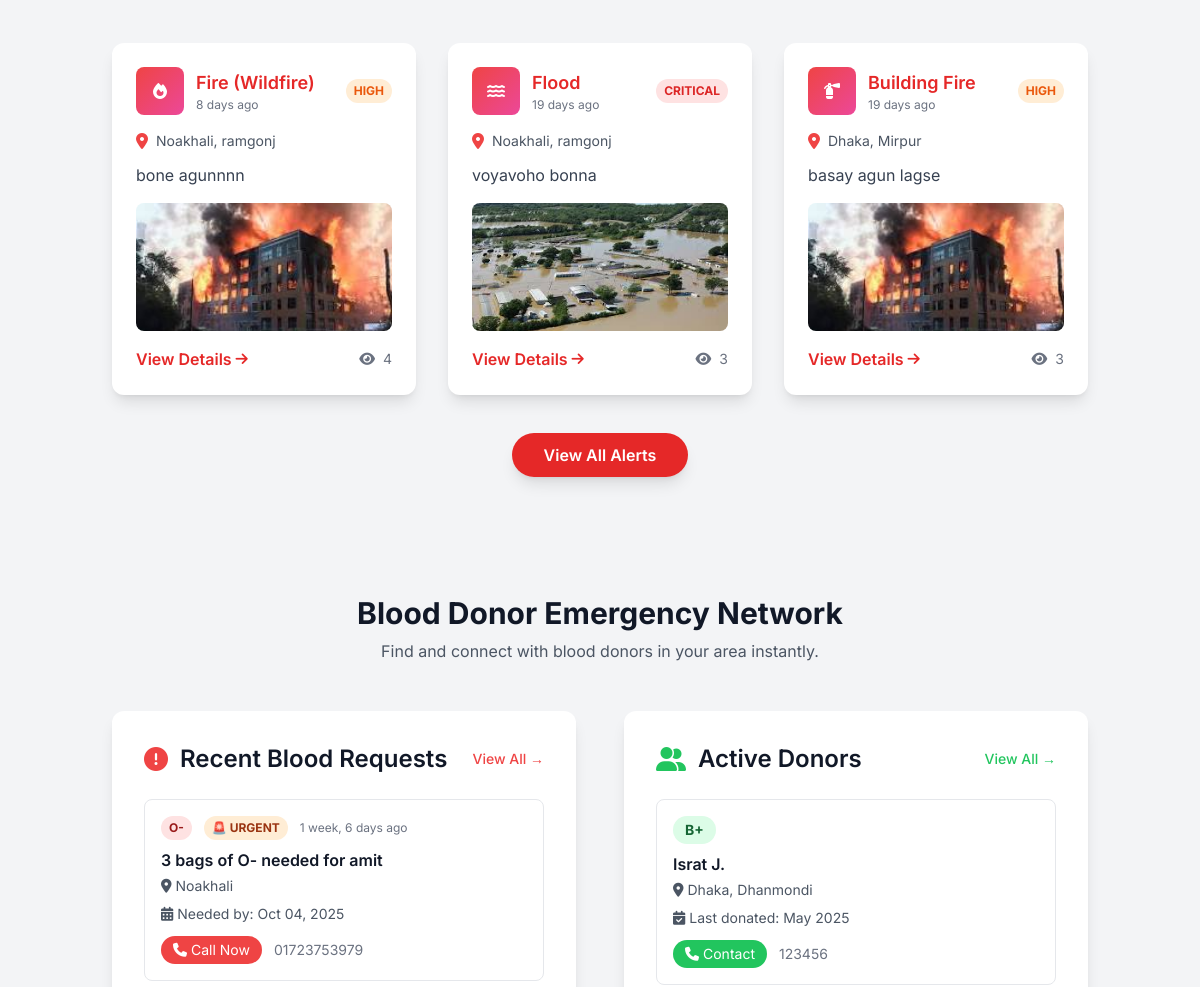
The app's page / (middle part), older data.
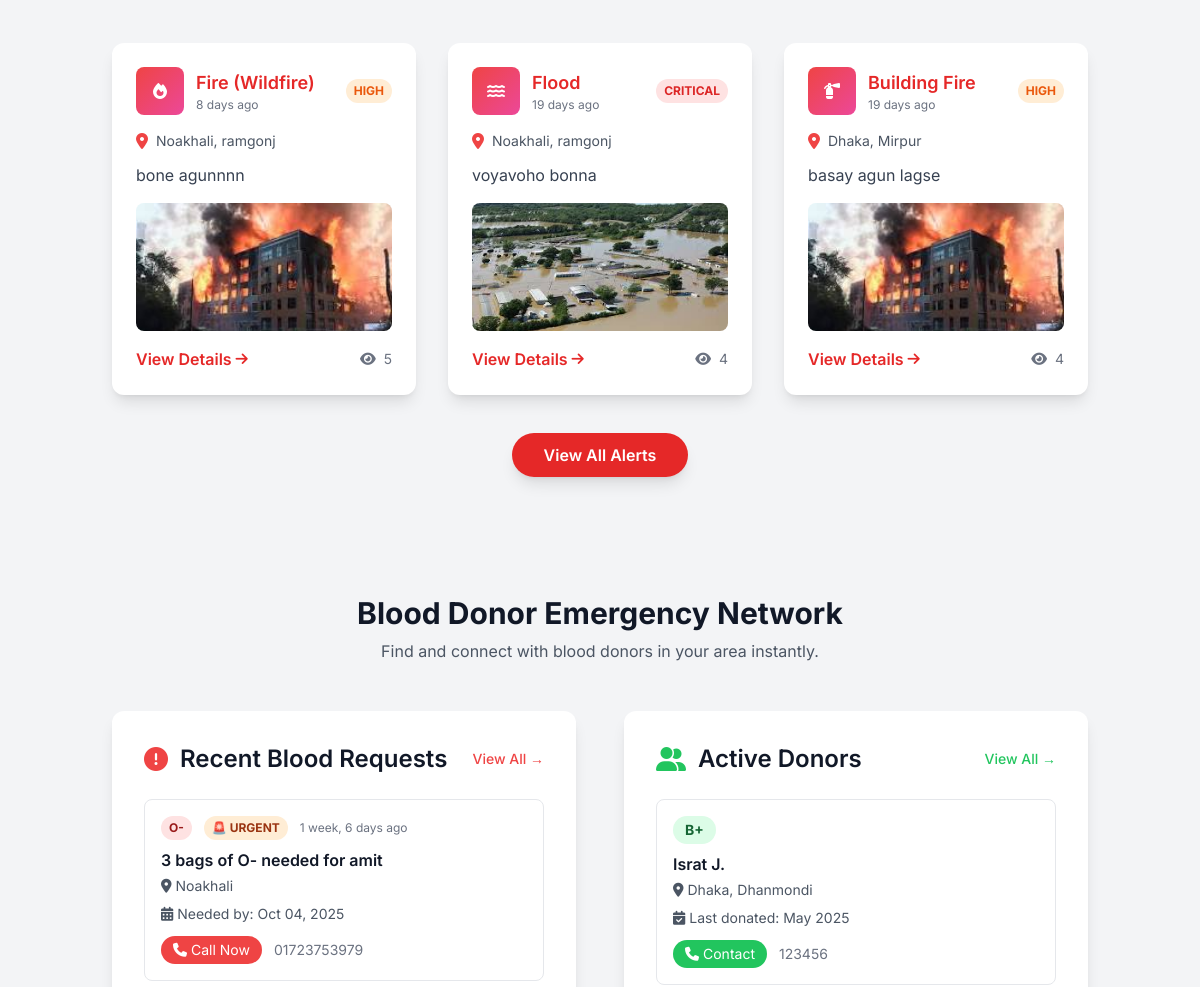
The same page, newer data.
### disasters/models.py (models this page shows, shortened)
class Disaster(models.Model):
    DISASTER_TYPE_CHOICES = [
        ('earthquake', 'Earthquake'),
        ('flood', 'Flood'),
        ('cyclone_storm', 'Cyclone/Storm'),
        ('wildfire', 'Fire (Wildfire)'),
        ('landslide', 'Landslide'),
        ('drought', 'Drought'),
        ('tsunami', 'Tsunami'),
        ('natural_other', 'Natural - Others'),
        ('building_fire', 'Building Fire'),
        ('industrial_accident', 'Industrial Accident'),
        ('chemical_spill', 'Chemical Spill'),
        ('transportation_accident', 'Transportation Accident'),
        ('bomb_threat', 'Bomb Threat/Explosion'),
        ('gas_leak', 'Gas Leak'),
        ('structural_collapse', 'Structural Collapse'),
        ('manmade_other', 'Man-Made - Others'),
    ]
    CATEGORY_CHOICES = [
        ('natural', 'Natural Disaster'),
        ('manmade', 'Man-Made Disaster'),
    ]
    SEVERITY_CHOICES = [
        ('critical', 'Critical'),
        ('high', 'High'),
        ('medium', 'Medium'),
        ('low', 'Low'),
    ]
    STATUS_CHOICES = [
        ('draft', 'Draft'),
        ('pending', 'Pending Review'),
        ('approved', 'Approved'),
        ('rejected', 'Rejected'),
        ('resolved', 'Resolved'),
        ('cancelled', 'Cancelled'),
    ]
    title = models.CharField(max_length=200, blank=True)
    disaster_type = models.CharField(max_length=30, choices=DISASTER_TYPE_CHOICES)
    category = models.CharField(max_length=10, choices=CATEGORY_CHOICES)
    severity = models.CharField(max_length=10, choices=SEVERITY_CHOICES)
    description = models.TextField(
        max_length=50,  # Add max_length constraint
        help_text="Maximum 50 characters required"  # Update help text
    )
    city = models.CharField(max_length=100)
    area_sector = models.CharField(max_length=100)
    specific_address = models.TextField(blank=True, help_text="Optional specific address")
    landmarks = models.CharField(max_length=200, blank=True, help_text="Nearby landmarks")
    incident_datetime = models.DateTimeField(help_text="When the disaster actually occurred")
    created_at = models.DateTimeField(auto_now_add=True)
    updated_at = models.DateTimeField(auto_now=True)
    reporter = models.ForeignKey(User, on_delete=models.CASCADE, related_name='reported_disasters')
    emergency_contact = models.CharField(max_length=15, blank=True, help_text="Emergency contact on scene")
    status = models.CharField(max_length=15, choices=STATUS_CHOICES, default='draft')
    approved_by = models.ForeignKey(User, on_delete=models.SET_NULL, null=True, blank=True,
                                    related_name='approved_disasters')
    approved_at = models.DateTimeField(null=True, blank=True)
    rejection_reason = models.TextField(blank=True)
    resolved_at = models.DateTimeField(null=True, blank=True)
    resolution_notes = models.TextField(blank=True)
    view_count = models.PositiveIntegerField(default=0)
    is_active = models.BooleanField(default=True)
    class Meta:
        ordering = ['-created_at']
        indexes = [
            models.Index(fields=['status', 'city', 'area_sector']),
            models.Index(fields=['disaster_type', 'severity']),
            models.Index(fields=['created_at']),
        ]
    def get_time_since_reported(self):
        now = timezone.now()
        diff = now - self.created_at
        if diff.days > 0:
            return f"{diff.days} day{'s' if diff.days != 1 else ''} ago"
        elif diff.seconds > 3600:
            hours = diff.seconds // 3600
            return f"{hours} hour{'s' if hours != 1 else ''} ago"
        elif diff.seconds > 60:
            minutes = diff.seconds // 60
            return f"{minutes} minute{'s' if minutes != 1 else ''} ago"
        else:
            return "Just now"
    def get_severity_color(self):
        colors = {
            'critical': 'text-red-600 bg-red-100',
            'high': 'text-orange-600 bg-orange-100',
            'medium': 'text-yellow-600 bg-yellow-100',
            'low': 'text-green-600 bg-green-100'
        }
        return colors.get(self.severity, 'text-gray-600 bg-gray-100')
    def get_disaster_icon(self):
        icons = {
            'earthquake': 'fas fa-mountain',
            'flood': 'fas fa-water',
            'cyclone_storm': 'fas fa-wind',
            'wildfire': 'fas fa-fire',
            'landslide': 'fas fa-mountain',
            'drought': 'fas fa-sun',
            'tsunami': 'fas fa-water',
            'building_fire': 'fas fa-fire-extinguisher',
            'industrial_accident': 'fas fa-industry',
            'chemical_spill': 'fas fa-vial',
            'transportation_accident': 'fas fa-car-crash',
            'bomb_threat': 'fas fa-bomb',
            'gas_leak': 'fas fa-gas-pump',
            'structural_collapse': 'fas fa-building',
        }
        return icons.get(self.disaster_type, 'fas fa-exclamation-triangle')

class DisasterImage(models.Model):
    disaster = models.ForeignKey(Disaster, on_delete=models.CASCADE, related_name='images')
    image = models.ImageField(upload_to='disaster_images/%Y/%m/%d/')
    caption = models.CharField(max_length=200, blank=True)
    uploaded_at = models.DateTimeField(auto_now_add=True)
    is_primary = models.BooleanField(default=False)
    class Meta:
        ordering = ['-is_primary', 'uploaded_at']

### eras/views.py (the view)
# urls.py: path('',views.homepage,name='homepage'),
def homepage(request):
    recent_blood_requests = BloodRequest.objects.filter(
        status='open'
    ).order_by('-urgency', '-created_at')[:2]
    active_donors = CitizenProfile.objects.filter(
        available_to_donate='yes'
    ).exclude(
        blood_group__in=['', None]  # Exclude donors without blood group
    ).select_related('user').order_by('-last_blood_donation', '-id')[:2]
    context = {
        'recent_blood_requests': recent_blood_requests,
        'active_donors': active_donors,
    }
    return render(request, 'homepage.html', context)

### disasters/templatetags/disasters_tags.py (called while the page is built)
@register.simple_tag
def get_recent_disasters(count=3):
    disasters = Disaster.objects.filter(
        status='approved'
    ).select_related('reporter').prefetch_related('images', 'responses').order_by('-created_at')[:count]
    return disasters

### templates/homepage.html (shortened to what the changed rows need)
{% load static %}
{% load disasters_tags %}
<!DOCTYPE html>
<html lang="en">
<head>
    <link rel="stylesheet" href="https://cdnjs.cloudflare.com/ajax/libs/font-awesome/6.4.0/css/all.min.css">
    <script src="https://cdn.tailwindcss.com"></script>
   <link rel="stylesheet" href="{% static 'css/style.css' %}">
</head>
<body class="bg-gray-100 text-gray-800">
    <main>
       <section class="container mx-auto px-6 py-16">
    {% load disasters_tags %}
    {% get_recent_disasters as recent_disasters %}
    {% if recent_disasters %}
        <div class="grid grid-cols-1 md:grid-cols-2 lg:grid-cols-3 gap-8">
            {% for disaster in recent_disasters %}
                <div class="bg-white rounded-xl shadow-lg p-6 flex flex-col hover:shadow-2xl transition-shadow duration-300">
                    <div class="flex items-center justify-between mb-4">
                        <div class="flex items-center space-x-3">
                            <div class="w-12 h-12 bg-gradient-to-br from-red-500 to-pink-500 rounded-lg flex items-center justify-center text-white">
                                <i class="{{ disaster.get_disaster_icon }}"></i>
                            </div>
                            <div>
                                <span class="text-lg font-semibold text-custom-red">{{ disaster.get_disaster_type_display }}</span>
                                <div class="text-xs text-gray-500">{{ disaster.get_time_since_reported }}</div>
                            </div>
                        </div>
                        <span class="px-2 py-1 text-xs font-bold rounded-full {{ disaster.get_severity_color }}">
                            {{ disaster.get_severity_display|upper }}
                        </span>
                    </div>
                    <div class="flex items-center text-gray-600 mb-3">
                        <i class="fas fa-map-marker-alt mr-2 text-red-500"></i>
                        <span class="text-sm">{{ disaster.city }}, {{ disaster.area_sector }}</span>
                    </div>
                    <p class="text-gray-700 flex-grow mb-4">{{ disaster.description|truncatechars:100 }}</p>
                    {% if disaster.images.exists %}
                        <div class="mb-4">
                            <img src="{{ disaster.images.first.image.url }}" alt="Disaster image"
                                 class="w-full h-32 object-cover rounded-lg">
                        </div>
                    {% endif %}
                    <div class="flex items-center justify-between">
                        <a href="{% url 'disasters:disaster_detail' disaster.id %}"
                           class="text-custom-red font-semibold hover:underline flex items-center">
                            View Details <i class="fas fa-arrow-right ml-1 text-sm"></i>
                        </a>
                        <div class="flex items-center space-x-2 text-gray-500 text-sm">
                            <i class="fas fa-eye"></i>
                            <span>{{ disaster.view_count }}</span>
                        </div>
                    </div>
                </div>
            {% endfor %}
        </div>
    {% endif %}
</section>
        <section class="container mx-auto px-6 py-16">
            <div class="text-center mb-12">
                <h2 class="text-3xl font-bold text-gray-900">Blood Donor Emergency Network</h2>
            </div>
        </section>
    </main>
</body>
</html>

Row changes from the older to the newer data that the page shows:
changed Disaster "Fire (Wildfire)": view_count "4" → "5"
changed Disaster "Flood": view_count "3" → "4"
changed Disaster "Building Fire": view_count "3" → "4"
